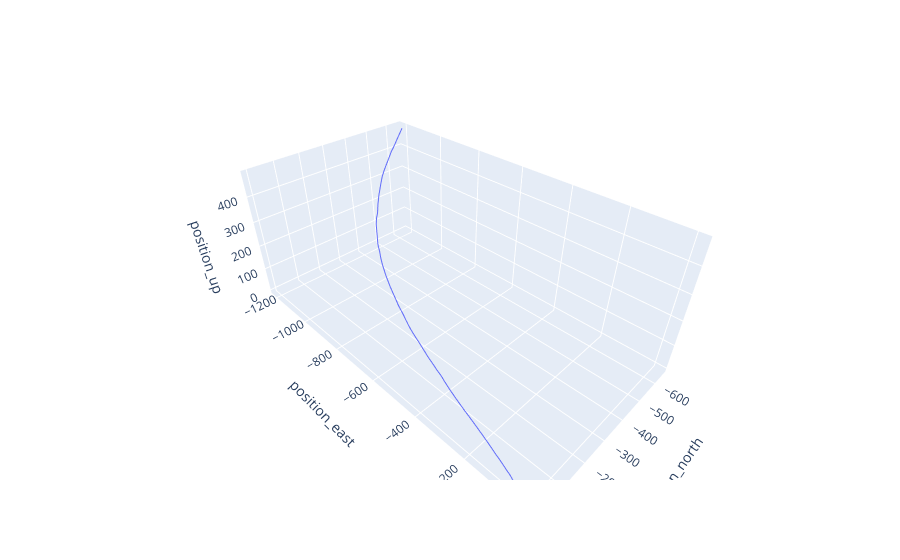

The notebook cell this image was saved under:
### Markdown cell above
## Just visualizing the integrated acceleration data.
Its not great, but it does represent the course

### Code cell
def integrate_acceleration_to_position(df):
    # Reset index to ensure consistent positional indexing
    df = df.reset_index(drop=True)
    
    # Calculate the differences in time to get dt
    dt = df['seconds_elapsed'].diff().fillna(0)  # Using fillna(0) for the first value
    
    # Initialize columns for velocity and position
    for axis in ['up', 'east', 'north']:
        df[f'velocity_{axis}'] = 0
        df[f'position_{axis}'] = 0
    
    # Calculate velocity and position using the trapezoidal rule for integration
    for i in range(1, len(df)):
        for axis in ['up', 'east', 'north']:
            # Integrate acceleration to find velocity
            df.loc[i, f'velocity_{axis}'] = (
                df.loc[i-1, f'velocity_{axis}'] + 
                0.5 * (df.loc[i, axis] + df.loc[i-1, axis]) * dt.iloc[i]
            )
            
            # Integrate velocity to find position
            df.loc[i, f'position_{axis}'] = (
                df.loc[i-1, f'position_{axis}'] + 
                0.5 * (df.loc[i, f'velocity_{axis}'] + df.loc[i-1, f'velocity_{axis}']) * dt.iloc[i]
            )
    
    # Select only the position columns for the result
    position_columns = [col for col in df.columns if 'position' in col]
    return df[position_columns]

int_location_df = integrate_acceleration_to_position(AccelerometerENUDF)

fig = px.line_3d(
    int_location_df,
    x=int_location_df['position_north'],
    y=int_location_df['position_east'],
    z=int_location_df['position_up']
)
fig.layout.scene.aspectmode='data'
fig.show()

### Figure 1 — Plotly figure (JSON) as saved in the notebook; plotly's stock layout.template omitted (floating-point values rounded to 4 significant figures; data arrays with more than 128 entries replaced by an {"elided": "..."} marker saying what was removed)
{"data": [{"hovertemplate": "position_north=%{x}<br>position_east=%{y}<br>position_up=%{z}<extra></extra>", "legendgroup": "", "line": {"color": "#636efa", "dash": "solid"}, "marker": {"symbol": "circle"}, "mode": "lines", "name": "", "scene": "scene", "showlegend": false, "type": "scatter3d", "x": {"elided": "14492 float values"}, "y": {"elided": "14492 float values"}, "z": {"elided": "14492 float values"}}], "layout": {"legend": {"tracegroupgap": 0}, "margin": {"t": 60}, "scene": {"aspectmode": "data", "domain": {"x": [0, 1], "y": [0, 1]}, "xaxis": {"title": {"text": "position_north"}}, "yaxis": {"title": {"text": "position_east"}}, "zaxis": {"title": {"text": "position_up"}}}}}
